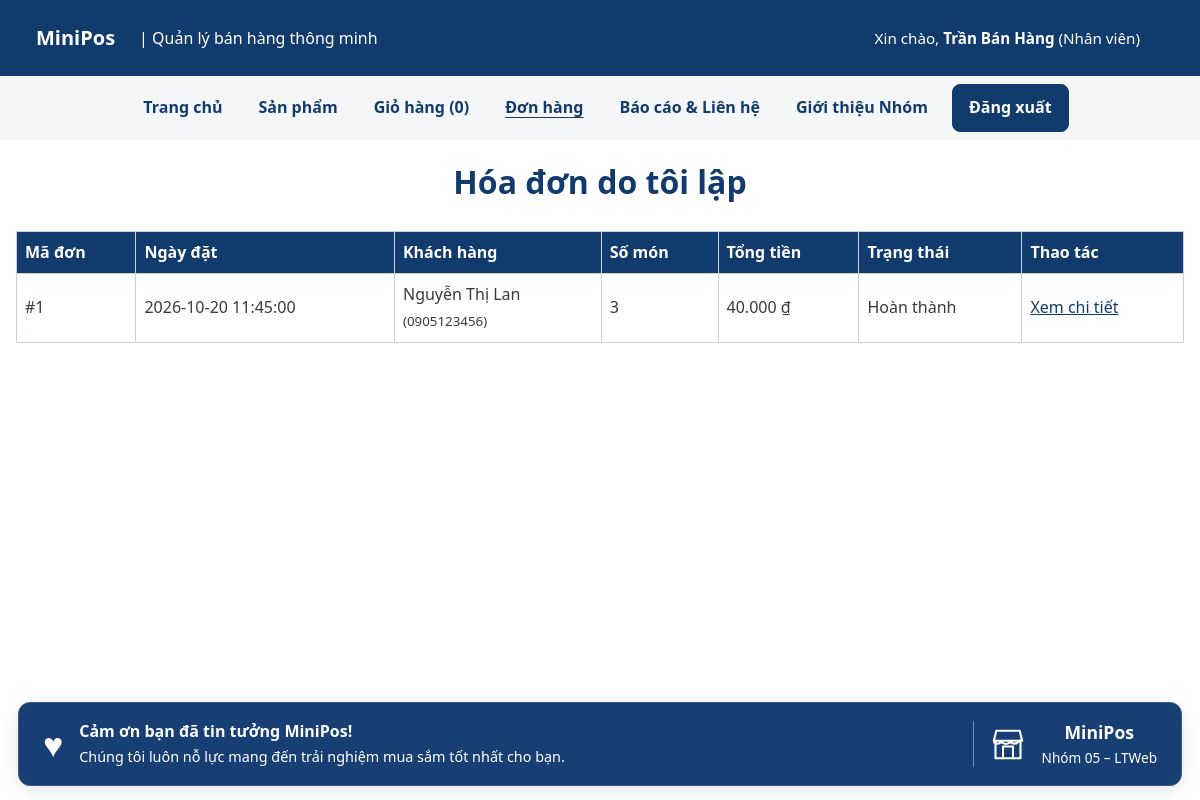
Page /don-hang.php (signed in) on the committed database.
### tables this page shows
CREATE TABLE nguoi_dung (
    id       INT UNSIGNED AUTO_INCREMENT PRIMARY KEY,
    email    VARCHAR(100) NOT NULL,
    ho_ten   VARCHAR(100) NOT NULL,
    mat_khau VARCHAR(255) NOT NULL,
    vai_tro  ENUM('quan_tri', 'nhan_vien') NOT NULL DEFAULT 'nhan_vien',
    ngay_tao DATETIME NOT NULL DEFAULT CURRENT_TIMESTAMP,
    UNIQUE KEY uq_nguoi_dung_email (email)
);

CREATE TABLE don_hang (
    id             INT UNSIGNED AUTO_INCREMENT PRIMARY KEY,
    nhan_vien_id   INT UNSIGNED NOT NULL,
    ten_khach_hang VARCHAR(100) NULL,
    sdt_khach_hang VARCHAR(20) NULL,
    tien_khach_dua INT UNSIGNED NOT NULL DEFAULT 0,
    trang_thai     ENUM('cho_xu_ly', 'dang_giao', 'hoan_thanh', 'da_huy')
                  NOT NULL DEFAULT 'hoan_thanh',
    ghi_chu       VARCHAR(255) NULL,
    ngay_dat      DATETIME NOT NULL DEFAULT CURRENT_TIMESTAMP,
    CONSTRAINT fk_don_hang_nhan_vien
        FOREIGN KEY (nhan_vien_id) REFERENCES nguoi_dung(id),
    KEY idx_don_hang_ngay_dat (ngay_dat)
);

### inc/ham.php (called while the page is built, shortened)
<?php
function e(string|int|float|null $giaTri): string
{
    return htmlspecialchars(
        (string) $giaTri,
        ENT_QUOTES | ENT_SUBSTITUTE,
        'UTF-8'
    );
}
function vnd(int|float $soTien): string
{
    return number_format((float) $soTien, 0, ',', '.') . ' ₫';
}

### inc/xac-thuc.php (called while the page is built, shortened)
<?php
function nguoiDung(): ?array
{
    $uid = $_SESSION['uid'] ?? null;
    static $user = null;
    if ($user === null) {
        $khoNguoiDung = new \App\Data\KhoNguoiDung(db());
        $user = $khoNguoiDung->timTheoId($uid);
    }
    return $user;
}
function yeuCauDangNhap(): array
{
    $user = nguoiDung();
    return $user;
}

### inc/db.php (called while the page is built, shortened)
<?php
function db(): PDO
{
    static $pdo = null;
    if ($pdo === null) {
        $host = getenv('DB_HOST') ?: '127.0.0.1;port=3307';
        $ten  = getenv('DB_NAME') ?: 'ltweb_nhom05';
        $user = getenv('DB_USER') ?: 'sang';
        $pass = getenv('DB_PASS') !== false ? (string) getenv('DB_PASS') : '1';
        $pdo = new PDO(
            "mysql:host=$host;dbname=$ten;charset=utf8mb4",
            $user,
            $pass,
            [
                PDO::ATTR_ERRMODE            => PDO::ERRMODE_EXCEPTION,
                PDO::ATTR_DEFAULT_FETCH_MODE => PDO::FETCH_ASSOC,
                PDO::ATTR_EMULATE_PREPARES   => false,
            ]
        );
    }
    return $pdo;
}

### src/Data/KhoNguoiDung.php (called while the page is built, shortened)
<?php
final class KhoNguoiDung
{
    public function timTheoId(int $id): ?array
    {
        $st = $this->db->prepare(
            'SELECT id, email, ho_ten, vai_tro FROM nguoi_dung WHERE id = ?'
        );
        $st->execute([$id]);
        $dong = $st->fetch();
        return $dong ?: null;
    }
}

### src/Services/GioHang.php (called while the page is built, shortened)
<?php
final class GioHang
{
    public function demSoLuong(): int
    {
        return array_sum(
            array_map(
                'intval',
                $_SESSION[self::KHOA_SESSION]
            )
        );
    }
}

### src/Data/KhoDonHang.php (called while the page is built, shortened)
<?php
final class KhoDonHang
{
    public function cuaNhanVien(int $nhanVienId): array
    {
        $st = $this->db->prepare(
            'SELECT dh.id, dh.trang_thai, dh.ngay_dat, dh.ten_khach_hang, dh.sdt_khach_hang, dh.tien_khach_dua,
                    SUM(ct.so_luong)              AS so_mon,
                    SUM(ct.so_luong * ct.don_gia) AS tong_tien
               FROM don_hang dh
               JOIN chi_tiet_don ct ON ct.don_hang_id = dh.id
              WHERE dh.nhan_vien_id = ?
           GROUP BY dh.id, dh.trang_thai, dh.ngay_dat, dh.ten_khach_hang, dh.sdt_khach_hang, dh.tien_khach_dua
           ORDER BY dh.ngay_dat DESC, dh.id DESC'
        );
        $st->execute([$nhanVienId]);
        return array_map($this->epKieuDong(...), $st->fetchAll());
    }
    private function epKieuDong(array $dong): array
    {
        foreach (['id', 'so_mon', 'tong_tien', 'so_luong', 'don_gia', 'thanh_tien', 'san_pham_id', 'tien_khach_dua'] as $cot) {
            if (isset($dong[$cot])) {
                $dong[$cot] = (int) $dong[$cot];
            }
        }
        return $dong;
    }
}

### don-hang.php (the view, shortened to what this page needs)
<?php
$user = yeuCauDangNhap();
$khoDonHang = new \App\Data\KhoDonHang(db());
$isQuanTri = (($user['vai_tro'] ?? '') === 'quan_tri');
$danhSachDon = $isQuanTri
    ? $khoDonHang->tatCa()
    : $khoDonHang->cuaNhanVien((int) $user['id']);
require __DIR__ . '/inc/header.php';
?>
<main class="bao">
    <h1><?= $isQuanTri ? 'Quản lý toàn bộ hóa đơn' : 'Hóa đơn do tôi lập' ?></h1>
    <?php if ($danhSachDon === []): ?>
        <p>Chưa có hóa đơn nào. <a href="ban-hang.php">Sang màn hình bán hàng</a> để lập hóa đơn mới!</p>
    <?php else: ?>
        <div class="bang-vo">
            <table>
                <thead>
                    <tr>
                        <th>Mã đơn</th>
                        <th>Ngày đặt</th>
                        <th>Khách hàng</th>
                        <th>Số món</th>
                        <th>Tổng tiền</th>
                        <th>Trạng thái</th>
                        <th>Thao tác</th>
                    </tr>
                </thead>
                <tbody>
                    <?php foreach ($danhSachDon as $don): ?>
                        <tr>
                            <td>#<?= e($don['id']) ?></td>
                            <td><?= e($don['ngay_dat']) ?></td>
                            <td>
                                <?= e($don['ten_khach_hang'] ?: 'Khách vãng lai') ?>
                                <?php if (!empty($don['sdt_khach_hang'])): ?>
                                    <br><small>(<?= e($don['sdt_khach_hang']) ?>)</small>
                                <?php endif; ?>
                            </td>
                            <td><?= e($don['so_mon']) ?></td>
                            <td><?= e(vnd($don['tong_tien'])) ?></td>
                            <td><?= e(\App\Data\KhoDonHang::TRANG_THAI[$don['trang_thai']] ?? $don['trang_thai']) ?></td>
                            <td>
                                <a href="chi-tiet-don.php?id=<?= e($don['id']) ?>">Xem chi tiết</a>
                            </td>
                        </tr>
                    <?php endforeach; ?>
                </tbody>
            </table>
        </div>
    <?php endif; ?>
</main>
<?php require __DIR__ . '/inc/footer.php'; ?>

### inc/header.php (shortened to what this page needs)
<?php
require_once __DIR__ . '/config.php';
$goc = isset($goc) && is_string($goc) ? $goc : '';
$trangHienTai = basename(
    is_string($_SERVER['SCRIPT_NAME'] ?? null)
        ? $_SERVER['SCRIPT_NAME']
        : 'index.php',
    '.php'
);
$soLuongGioHang = 0;
try {
    $khoSanPhamHeader = new \App\Data\KhoSanPham(db());
    $gioHangHeader = new \App\Services\GioHang($khoSanPhamHeader);
    $soLuongGioHang = $gioHangHeader->demSoLuong();
} catch (\Throwable $loi) {
    error_log('Không thể lấy số lượng giỏ hàng trên header: ' . $loi->getMessage());
}
$uHeader = nguoiDung();
$dangNhapHeader = ($uHeader !== null);
$menuHeader = [
    'index'     => 'Trang chủ',
    'danh-sach' => 'Sản phẩm',
    'gio-hang'  => 'Giỏ hàng',
];
if ($dangNhapHeader) {
    $menuHeader['don-hang'] = 'Đơn hàng';
}
$menuHeader['lien-he']    = 'Báo cáo & Liên hệ';
$menuHeader['gioi-thieu'] = 'Giới thiệu Nhóm';
?>
<!DOCTYPE html>
<html lang="vi">
<head>
    <link rel="stylesheet" href="<?= e($goc) ?>css/style.css">
</head>
<body>
    <header class="dau-trang">
        <strong>
            <a class="lien-ket-logo-minipos" href="<?= e($goc) ?>index.php">
                MiniPos
            </a>
        </strong>
        <span>| Quản lý bán hàng thông minh</span>
        <span class="thong-tin-nguoi-dung-header">
            <?php if ($dangNhapHeader): ?>
                Xin chào, <strong><?= e($uHeader['ho_ten']) ?></strong>
                (<?= $uHeader['vai_tro'] === 'quan_tri' ? 'Admin' : 'Nhân viên' ?>)
            <?php else: ?>
                Bạn đang xem với tư cách khách.
            <?php endif; ?>
        </span>
    </header>
    <nav aria-label="Menu chính">
        <ul id="menu-chinh">
            <?php foreach ($menuHeader as $tep => $nhan): ?>
                <?php $dangXemMuc = $trangHienTai === $tep || ($tep === 'danh-sach' && $trangHienTai === 'chi-tiet'); ?>
                <li>
                    <a href="<?= e($goc . $tep . '.php') ?>" <?= $dangXemMuc ? 'aria-current="page"' : '' ?>>
                        <?= e($nhan) ?>
                        <?php if ($tep === 'gio-hang'): ?>
                            (<span data-so-luong-gio-hang aria-live="polite"><?= e($soLuongGioHang) ?></span>)
                        <?php endif; ?>
                    </a>
                </li>
            <?php endforeach; ?>
            <li class="muc-tai-khoan-header">
                <?php if ($dangNhapHeader): ?>
                    <form method="post" action="<?= e($goc) ?>dang-xuat.php" class="form-dang-xuat-header">
                        <button type="submit">Đăng xuất</button>
                    </form>
                <?php else: ?>
                    <a href="<?= e($goc) ?>dang-nhap.php" <?= $trangHienTai === 'dang-nhap' ? 'aria-current="page"' : '' ?>>
                        Đăng nhập
                    </a>
                <?php endif; ?>
            </li>
        </ul>
    </nav>

### rows in the picture
nguoi_dung: ho_ten "Trần Bán Hàng"
don_hang: id "1", ngay_dat "2026-10-20 11:45:00", ten_khach_hang "Nguyễn Thị Lan", sdt_khach_hang "0905123456", so_mon "3", tong_tien "40.000 ₫", trang_thai "Hoàn thành"

### other values in the picture
$nhan "Trang chủ"
$nhan "Sản phẩm"
$nhan "Giỏ hàng"
$nhan "Đơn hàng"
$nhan "Báo cáo & Liên hệ"
$nhan "Giới thiệu Nhóm"
